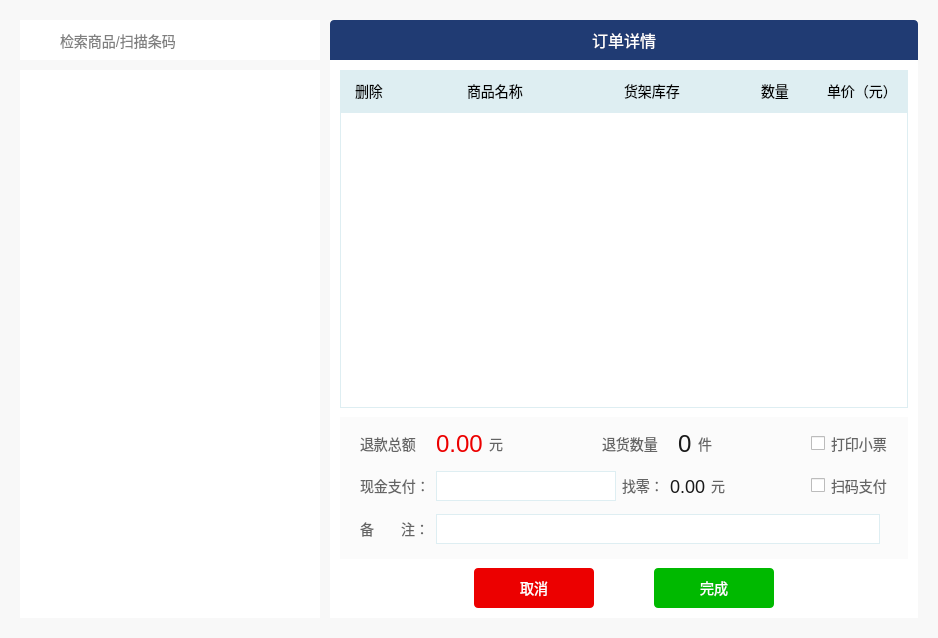
<?xml version="1.0" encoding="UTF-8"?>
<ui version="4.0">
 <class>PageReturnGoodsWgt</class>
 <widget class="QWidget" name="PageReturnGoodsWgt">
  <property name="geometry">
   <rect>
    <x>0</x>
    <y>0</y>
    <width>938</width>
    <height>638</height>
   </rect>
  </property>
  <property name="windowTitle">
   <string>PageReturnGoodsWgt</string>
  </property>
  <property name="styleSheet">
   <string notr="true">#widget{
background:#f8f8f8;
}</string>
  </property>
  <layout class="QGridLayout" name="gridLayout">
   <property name="leftMargin">
    <number>0</number>
   </property>
   <property name="topMargin">
    <number>0</number>
   </property>
   <property name="rightMargin">
    <number>0</number>
   </property>
   <property name="bottomMargin">
    <number>0</number>
   </property>
   <property name="spacing">
    <number>0</number>
   </property>
   <item row="0" column="0">
    <widget class="QWidget" name="widget" native="true">
     <property name="styleSheet">
      <string notr="true">#wgt_left,#wgt_right{
background-color:#FFFFFF;
}
#treeWidget{
border:none;
}</string>
     </property>
     <layout class="QHBoxLayout" name="horizontalLayout">
      <property name="spacing">
       <number>10</number>
      </property>
      <property name="leftMargin">
       <number>20</number>
      </property>
      <property name="topMargin">
       <number>20</number>
      </property>
      <property name="rightMargin">
       <number>20</number>
      </property>
      <property name="bottomMargin">
       <number>20</number>
      </property>
      <item>
       <widget class="QWidget" name="wgt_left" native="true">
        <property name="minimumSize">
         <size>
          <width>300</width>
          <height>0</height>
         </size>
        </property>
        <property name="maximumSize">
         <size>
          <width>300</width>
          <height>16777215</height>
         </size>
        </property>
        <property name="styleSheet">
         <string notr="true">#wgt_search{
background-color:#FFFFFF;
border-top-left-radius:4px;
border-top-right-radius:4px;
}
#btn_search{
border-image:url(:/masterCashier/Resources/search.png);
border:none;
}
#lineEdit{
border:none;
font-family:&quot;微软雅黑&quot;;
font-size:14px;
color:#000000;
}</string>
        </property>
        <layout class="QVBoxLayout" name="verticalLayout">
         <property name="spacing">
          <number>0</number>
         </property>
         <property name="leftMargin">
          <number>0</number>
         </property>
         <property name="topMargin">
          <number>0</number>
         </property>
         <property name="rightMargin">
          <number>0</number>
         </property>
         <property name="bottomMargin">
          <number>0</number>
         </property>
         <item>
          <widget class="QWidget" name="wgt_search" native="true">
           <property name="minimumSize">
            <size>
             <width>0</width>
             <height>40</height>
            </size>
           </property>
           <property name="maximumSize">
            <size>
             <width>16777215</width>
             <height>40</height>
            </size>
           </property>
           <layout class="QHBoxLayout" name="horizontalLayout_3">
            <property name="leftMargin">
             <number>20</number>
            </property>
            <property name="rightMargin">
             <number>20</number>
            </property>
            <item>
             <layout class="QHBoxLayout" name="horizontalLayout_2">
              <property name="spacing">
               <number>0</number>
              </property>
              <item>
               <widget class="QPushButton" name="btn_search">
                <property name="minimumSize">
                 <size>
                  <width>18</width>
                  <height>18</height>
                 </size>
                </property>
                <property name="maximumSize">
                 <size>
                  <width>18</width>
                  <height>18</height>
                 </size>
                </property>
                <property name="text">
                 <string/>
                </property>
               </widget>
              </item>
              <item>
               <widget class="QLineEdit" name="lineEdit">
                <property name="minimumSize">
                 <size>
                  <width>0</width>
                  <height>18</height>
                 </size>
                </property>
                <property name="maximumSize">
                 <size>
                  <width>16777215</width>
                  <height>18</height>
                 </size>
                </property>
                <property name="placeholderText">
                 <string>检索商品/扫描条码</string>
                </property>
               </widget>
              </item>
             </layout>
            </item>
           </layout>
          </widget>
         </item>
         <item>
          <widget class="QWidget" name="widget_3" native="true">
           <property name="minimumSize">
            <size>
             <width>0</width>
             <height>10</height>
            </size>
           </property>
           <property name="maximumSize">
            <size>
             <width>16777215</width>
             <height>10</height>
            </size>
           </property>
           <property name="styleSheet">
            <string notr="true">background:#f8f8f8;</string>
           </property>
          </widget>
         </item>
         <item>
          <widget class="QTreeWidget" name="treeWidget">
           <property name="styleSheet">
            <string notr="true">QTreeView {
        border:none;
        show-decoration-selected: 1;
}
QTreeView::item{
background:rgba(247,253,254,1);
  background-color: transparent;
border:none;
}
QTreeView::item:selected,QTreeView::branch:selected{
background:rgba(234,251,255,1);
}
QTreeView::item:hover,QTreeView::branch:hover{
background:#FBFCFD;
}
QTreeView::branch {
      image:none;
}
QScrollBar:vertical {
      width:10px;
      background: #eeeeee;
      padding-top:6px;
      padding-bottom:6px;
padding-right:4px;
  }
QScrollBar::handle:vertical{
    background:rgba(0,0,0,25%);
    border-radius:2px;
    min-height:20;
}
QScrollBar::handle:vertical:hover
{
    background:rgba(0,0,0,50%); 
    border-radius:2px;
    min-height:20;
}
QScrollBar::add-line:vertical {
      border: none;
      background: #eeeeee;
}

QScrollBar::sub-line:vertical {
      border: none;
      background: #eeeeee;
}  
QScrollBar::add-page:vertical,QScrollBar::sub-page:vertical  
{
    background:#eeeeee;
    border-radius:4px;
}

</string>
           </property>
           <attribute name="headerVisible">
            <bool>false</bool>
           </attribute>
           <attribute name="headerStretchLastSection">
            <bool>true</bool>
           </attribute>
           <column>
            <property name="text">
             <string notr="true">1</string>
            </property>
           </column>
          </widget>
         </item>
        </layout>
       </widget>
      </item>
      <item>
       <widget class="QWidget" name="wgt_right" native="true">
        <property name="styleSheet">
         <string notr="true">#wgt_top{
background-color:#203B73;
border-top-left-radius:4px;
border-top-right-radius:4px;
}
#wgt_head{
background:#DEEEF2;
border:1px solid #DEEEF2;
border-bottom:none;
}
#label{
font-family:&quot;微软雅黑&quot;;
font-size:16px;
color:#FFFFFF;
}
#listWidget{
border:1px solid #DEEEF2;
}
#wgt_input{
background-color:#FBFBFB;
}
QPushButton{
font-family:&quot;微软雅黑&quot;;
font-size:14px;
color:#FFFFFF;
}
#btn_cancel{
background-color:#EC0000;
border:none;
border-radius:4px;
}
#btn_cancel:pressed{
margin:1px;
}
#btn_finish{
background-color:#00B900;
border:none;
border-radius:4px;
}
#btn_finish:pressed{
margin:1px;
}</string>
        </property>
        <layout class="QVBoxLayout" name="verticalLayout_2">
         <property name="spacing">
          <number>0</number>
         </property>
         <property name="leftMargin">
          <number>0</number>
         </property>
         <property name="topMargin">
          <number>0</number>
         </property>
         <property name="rightMargin">
          <number>0</number>
         </property>
         <property name="bottomMargin">
          <number>0</number>
         </property>
         <item>
          <widget class="QWidget" name="wgt_top" native="true">
           <property name="minimumSize">
            <size>
             <width>0</width>
             <height>40</height>
            </size>
           </property>
           <property name="maximumSize">
            <size>
             <width>16777215</width>
             <height>40</height>
            </size>
           </property>
           <layout class="QHBoxLayout" name="horizontalLayout_4">
            <property name="spacing">
             <number>0</number>
            </property>
            <property name="leftMargin">
             <number>0</number>
            </property>
            <property name="topMargin">
             <number>0</number>
            </property>
            <property name="rightMargin">
             <number>0</number>
            </property>
            <property name="bottomMargin">
             <number>0</number>
            </property>
            <item>
             <widget class="QLabel" name="label">
              <property name="text">
               <string>订单详情</string>
              </property>
              <property name="alignment">
               <set>Qt::AlignCenter</set>
              </property>
             </widget>
            </item>
           </layout>
          </widget>
         </item>
         <item>
          <widget class="QWidget" name="wgt_bottom" native="true">
           <layout class="QVBoxLayout" name="verticalLayout_4">
            <property name="spacing">
             <number>9</number>
            </property>
            <property name="leftMargin">
             <number>10</number>
            </property>
            <property name="topMargin">
             <number>10</number>
            </property>
            <property name="rightMargin">
             <number>10</number>
            </property>
            <property name="bottomMargin">
             <number>10</number>
            </property>
            <item>
             <layout class="QVBoxLayout" name="verticalLayout_3">
              <property name="spacing">
               <number>0</number>
              </property>
              <item>
               <widget class="QWidget" name="wgt_head" native="true">
                <property name="minimumSize">
                 <size>
                  <width>0</width>
                  <height>42</height>
                 </size>
                </property>
                <property name="maximumSize">
                 <size>
                  <width>16777215</width>
                  <height>42</height>
                 </size>
                </property>
                <property name="styleSheet">
                 <string notr="true">QLabel{
font-family:&quot;微软雅黑&quot;;
font-size:14px;
color:#000000;
}</string>
                </property>
                <layout class="QHBoxLayout" name="horizontalLayout_6">
                 <property name="leftMargin">
                  <number>15</number>
                 </property>
                 <item>
                  <widget class="QLabel" name="label_5">
                   <property name="minimumSize">
                    <size>
                     <width>106</width>
                     <height>0</height>
                    </size>
                   </property>
                   <property name="maximumSize">
                    <size>
                     <width>106</width>
                     <height>16777215</height>
                    </size>
                   </property>
                   <property name="text">
                    <string>删除</string>
                   </property>
                  </widget>
                 </item>
                 <item>
                  <widget class="QLabel" name="label_8">
                   <property name="minimumSize">
                    <size>
                     <width>105</width>
                     <height>0</height>
                    </size>
                   </property>
                   <property name="maximumSize">
                    <size>
                     <width>105</width>
                     <height>16777215</height>
                    </size>
                   </property>
                   <property name="text">
                    <string>商品名称</string>
                   </property>
                  </widget>
                 </item>
                 <item alignment="Qt::AlignRight">
                  <widget class="QLabel" name="label_9">
                   <property name="text">
                    <string>货架库存</string>
                   </property>
                  </widget>
                 </item>
                 <item alignment="Qt::AlignRight">
                  <widget class="QLabel" name="label_10">
                   <property name="text">
                    <string>数量</string>
                   </property>
                  </widget>
                 </item>
                 <item alignment="Qt::AlignRight">
                  <widget class="QLabel" name="label_11">
                   <property name="text">
                    <string>单价（元）</string>
                   </property>
                  </widget>
                 </item>
                </layout>
               </widget>
              </item>
              <item>
               <widget class="QListWidget" name="listWidget"/>
              </item>
             </layout>
            </item>
            <item>
             <widget class="QWidget" name="wgt_input" native="true">
              <property name="minimumSize">
               <size>
                <width>0</width>
                <height>142</height>
               </size>
              </property>
              <property name="maximumSize">
               <size>
                <width>16777215</width>
                <height>142</height>
               </size>
              </property>
              <property name="styleSheet">
               <string notr="true">QLabel{
font-family:&quot;微软雅黑&quot;;
font-size:14px;
color:rgba(0,0,0,0.6);
}
QCheckBox{
font-family:&quot;微软雅黑&quot;;
font-size:14px;
color:rgba(0,0,0,0.6);
}
QCheckBox::indicator{
width:14px;
height:14px;
}
QCheckBox::indicator:unchecked{
image:url(:/masterCashier/Resources/check_common.png);
}
QCheckBox::indicator:checked{
image:url(:/masterCashier/Resources/check_select.png);
}
QLineEdit{
font-family:&quot;微软雅黑&quot;;
font-size:14px;
color:rgba(0,0,0,0.9);
padding-left:10px;
border:1px solid #DEEEF2;
}</string>
              </property>
              <layout class="QVBoxLayout" name="verticalLayout_5">
               <property name="spacing">
                <number>10</number>
               </property>
               <property name="leftMargin">
                <number>20</number>
               </property>
               <property name="topMargin">
                <number>10</number>
               </property>
               <property name="rightMargin">
                <number>20</number>
               </property>
               <property name="bottomMargin">
                <number>10</number>
               </property>
               <item>
                <layout class="QHBoxLayout" name="horizontalLayout_7">
                 <item alignment="Qt::AlignLeft">
                  <widget class="QLabel" name="label_3">
                   <property name="minimumSize">
                    <size>
                     <width>70</width>
                     <height>20</height>
                    </size>
                   </property>
                   <property name="maximumSize">
                    <size>
                     <width>70</width>
                     <height>20</height>
                    </size>
                   </property>
                   <property name="text">
                    <string>退款总额</string>
                   </property>
                  </widget>
                 </item>
                 <item>
                  <widget class="QLabel" name="lbl_sum">
                   <property name="styleSheet">
                    <string notr="true">color:#EC0000;
font-size:24px;</string>
                   </property>
                   <property name="text">
                    <string>0.00</string>
                   </property>
                  </widget>
                 </item>
                 <item>
                  <widget class="QLabel" name="label_18">
                   <property name="minimumSize">
                    <size>
                     <width>14</width>
                     <height>20</height>
                    </size>
                   </property>
                   <property name="maximumSize">
                    <size>
                     <width>14</width>
                     <height>20</height>
                    </size>
                   </property>
                   <property name="text">
                    <string>元</string>
                   </property>
                  </widget>
                 </item>
                 <item>
                  <spacer name="horizontalSpacer_6">
                   <property name="orientation">
                    <enum>Qt::Horizontal</enum>
                   </property>
                   <property name="sizeHint" stdset="0">
                    <size>
                     <width>40</width>
                     <height>20</height>
                    </size>
                   </property>
                  </spacer>
                 </item>
                 <item>
                  <widget class="QLabel" name="label_4">
                   <property name="minimumSize">
                    <size>
                     <width>70</width>
                     <height>20</height>
                    </size>
                   </property>
                   <property name="maximumSize">
                    <size>
                     <width>70</width>
                     <height>20</height>
                    </size>
                   </property>
                   <property name="text">
                    <string>退货数量</string>
                   </property>
                  </widget>
                 </item>
                 <item>
                  <widget class="QLabel" name="lbl_num">
                   <property name="styleSheet">
                    <string notr="true">font-size:24px;
color:rgba(0,0,0,0.9);</string>
                   </property>
                   <property name="text">
                    <string>0</string>
                   </property>
                  </widget>
                 </item>
                 <item>
                  <widget class="QLabel" name="label_19">
                   <property name="minimumSize">
                    <size>
                     <width>14</width>
                     <height>20</height>
                    </size>
                   </property>
                   <property name="maximumSize">
                    <size>
                     <width>14</width>
                     <height>20</height>
                    </size>
                   </property>
                   <property name="text">
                    <string>件</string>
                   </property>
                  </widget>
                 </item>
                 <item>
                  <spacer name="horizontalSpacer_7">
                   <property name="orientation">
                    <enum>Qt::Horizontal</enum>
                   </property>
                   <property name="sizeHint" stdset="0">
                    <size>
                     <width>40</width>
                     <height>20</height>
                    </size>
                   </property>
                  </spacer>
                 </item>
                 <item alignment="Qt::AlignRight">
                  <widget class="QCheckBox" name="chk_print">
                   <property name="text">
                    <string>打印小票</string>
                   </property>
                   <property name="iconSize">
                    <size>
                     <width>14</width>
                     <height>14</height>
                    </size>
                   </property>
                  </widget>
                 </item>
                </layout>
               </item>
               <item>
                <layout class="QHBoxLayout" name="horizontalLayout_9">
                 <item alignment="Qt::AlignLeft">
                  <widget class="QLabel" name="label_6">
                   <property name="minimumSize">
                    <size>
                     <width>70</width>
                     <height>20</height>
                    </size>
                   </property>
                   <property name="maximumSize">
                    <size>
                     <width>70</width>
                     <height>20</height>
                    </size>
                   </property>
                   <property name="text">
                    <string>现金支付：</string>
                   </property>
                  </widget>
                 </item>
                 <item>
                  <widget class="QLineEdit" name="lEdit_pay">
                   <property name="minimumSize">
                    <size>
                     <width>180</width>
                     <height>30</height>
                    </size>
                   </property>
                   <property name="maximumSize">
                    <size>
                     <width>180</width>
                     <height>30</height>
                    </size>
                   </property>
                  </widget>
                 </item>
                 <item>
                  <widget class="QLabel" name="label_7">
                   <property name="minimumSize">
                    <size>
                     <width>42</width>
                     <height>20</height>
                    </size>
                   </property>
                   <property name="maximumSize">
                    <size>
                     <width>42</width>
                     <height>20</height>
                    </size>
                   </property>
                   <property name="text">
                    <string>找零：</string>
                   </property>
                  </widget>
                 </item>
                 <item>
                  <widget class="QLabel" name="lbl_change">
                   <property name="styleSheet">
                    <string notr="true">font-size:18px;
color:rgba(0,0,0,0.9);</string>
                   </property>
                   <property name="text">
                    <string>0.00</string>
                   </property>
                  </widget>
                 </item>
                 <item>
                  <widget class="QLabel" name="label_16">
                   <property name="minimumSize">
                    <size>
                     <width>14</width>
                     <height>20</height>
                    </size>
                   </property>
                   <property name="maximumSize">
                    <size>
                     <width>14</width>
                     <height>20</height>
                    </size>
                   </property>
                   <property name="text">
                    <string>元</string>
                   </property>
                  </widget>
                 </item>
                 <item>
                  <spacer name="horizontalSpacer_8">
                   <property name="orientation">
                    <enum>Qt::Horizontal</enum>
                   </property>
                   <property name="sizeHint" stdset="0">
                    <size>
                     <width>40</width>
                     <height>20</height>
                    </size>
                   </property>
                  </spacer>
                 </item>
                 <item alignment="Qt::AlignRight">
                  <widget class="QCheckBox" name="chk_pay">
                   <property name="text">
                    <string>扫码支付</string>
                   </property>
                   <property name="iconSize">
                    <size>
                     <width>14</width>
                     <height>14</height>
                    </size>
                   </property>
                  </widget>
                 </item>
                </layout>
               </item>
               <item>
                <layout class="QHBoxLayout" name="horizontalLayout_10">
                 <item alignment="Qt::AlignLeft">
                  <widget class="QLabel" name="label_17">
                   <property name="minimumSize">
                    <size>
                     <width>70</width>
                     <height>20</height>
                    </size>
                   </property>
                   <property name="maximumSize">
                    <size>
                     <width>70</width>
                     <height>20</height>
                    </size>
                   </property>
                   <property name="text">
                    <string>备       注：</string>
                   </property>
                  </widget>
                 </item>
                 <item>
                  <widget class="QLineEdit" name="lEdit_remark">
                   <property name="minimumSize">
                    <size>
                     <width>444</width>
                     <height>30</height>
                    </size>
                   </property>
                   <property name="maximumSize">
                    <size>
                     <width>444</width>
                     <height>30</height>
                    </size>
                   </property>
                  </widget>
                 </item>
                 <item>
                  <spacer name="horizontalSpacer_5">
                   <property name="orientation">
                    <enum>Qt::Horizontal</enum>
                   </property>
                   <property name="sizeHint" stdset="0">
                    <size>
                     <width>40</width>
                     <height>20</height>
                    </size>
                   </property>
                  </spacer>
                 </item>
                </layout>
               </item>
              </layout>
             </widget>
            </item>
            <item>
             <layout class="QHBoxLayout" name="horizontalLayout_5">
              <property name="spacing">
               <number>60</number>
              </property>
              <item>
               <spacer name="horizontalSpacer">
                <property name="orientation">
                 <enum>Qt::Horizontal</enum>
                </property>
                <property name="sizeHint" stdset="0">
                 <size>
                  <width>40</width>
                  <height>20</height>
                 </size>
                </property>
               </spacer>
              </item>
              <item>
               <widget class="QPushButton" name="btn_cancel">
                <property name="minimumSize">
                 <size>
                  <width>120</width>
                  <height>40</height>
                 </size>
                </property>
                <property name="maximumSize">
                 <size>
                  <width>120</width>
                  <height>40</height>
                 </size>
                </property>
                <property name="text">
                 <string>取消</string>
                </property>
               </widget>
              </item>
              <item>
               <widget class="QPushButton" name="btn_finish">
                <property name="minimumSize">
                 <size>
                  <width>120</width>
                  <height>40</height>
                 </size>
                </property>
                <property name="maximumSize">
                 <size>
                  <width>120</width>
                  <height>40</height>
                 </size>
                </property>
                <property name="text">
                 <string>完成</string>
                </property>
               </widget>
              </item>
              <item>
               <spacer name="horizontalSpacer_2">
                <property name="orientation">
                 <enum>Qt::Horizontal</enum>
                </property>
                <property name="sizeHint" stdset="0">
                 <size>
                  <width>40</width>
                  <height>20</height>
                 </size>
                </property>
               </spacer>
              </item>
             </layout>
            </item>
           </layout>
          </widget>
         </item>
        </layout>
       </widget>
      </item>
     </layout>
    </widget>
   </item>
  </layout>
 </widget>
 <layoutdefault spacing="6" margin="11"/>
 <resources/>
 <connections/>
</ui>
